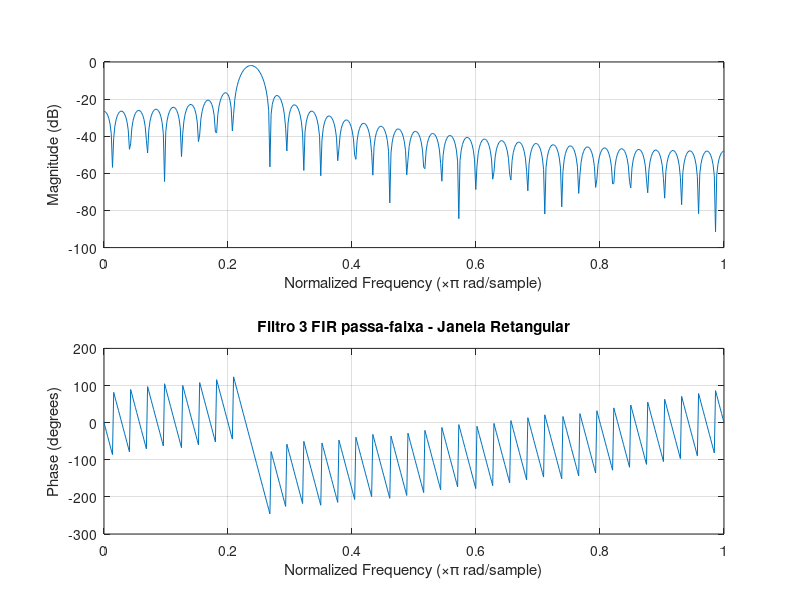
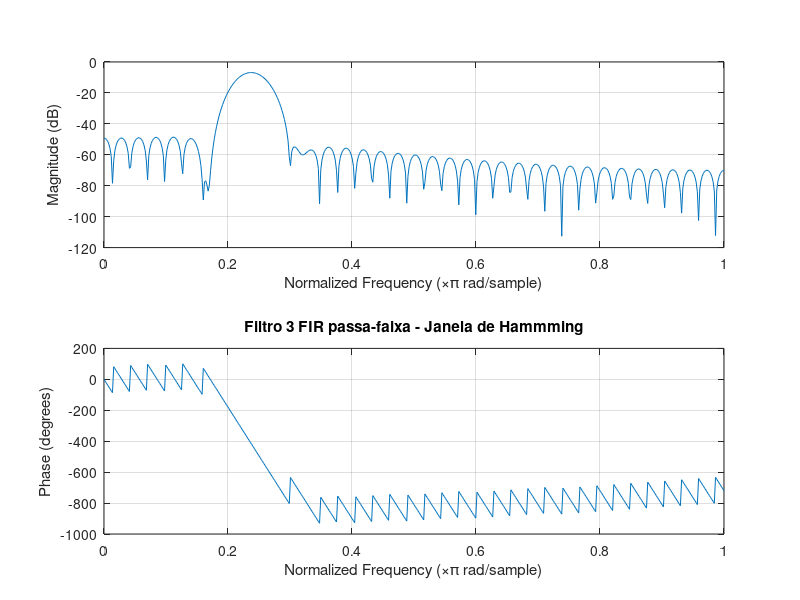
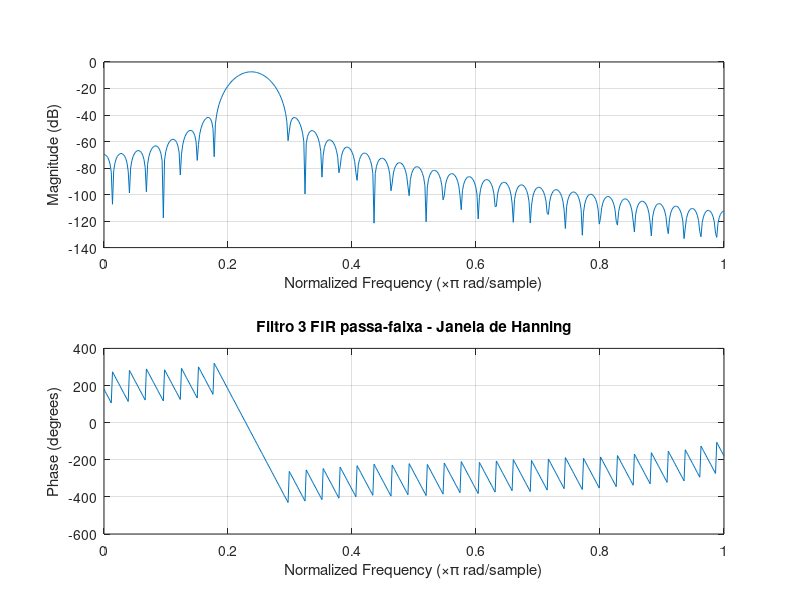
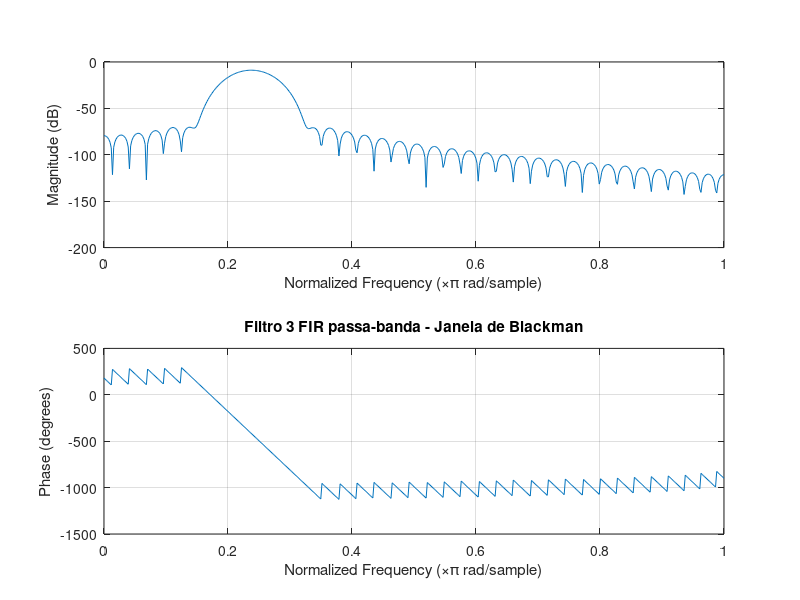

Recreate these plots in MATLAB, in order.
% 4. Crie um sinal de entrada composto de três componentes senoidais, nas frequências 770 Hz, 
% 852 Hz e 941 Hz, com Ωs = 8 kHz. Projete três filtros passa-faixa digitais, o primeiro com 
% frequência central em 770 Hz, o segundo em 852 Hz e o terceiro em 941 Hz. Para o primeiro 
% filtro, as extremidades das faixas de rejeição estão nas frequências 697 e 852; para o 
% segundo, em 770 e 941 Hz; para o terceiro. Em 852 e 1209 Hz. Nos três filtros, a atenuação 
% mínima na faixa de rejeição é 60 dB.

clear all; close all; clc;

%% Sinal
freq1 = 770;
freq2 = 852;
freq3 = 941;

tmin = 0;
tmax = 2;
Fs=8000;
Ts=1/Fs;
L=(tmax-tmin)/Ts;
t=0:Ts:tmax-Ts;
s = sin(2*pi*freq1*t) + sin(2*pi*freq2*t) + sin(2*pi*freq3*t);
S = fft(s);
S = abs(2*S/L);
S = fftshift(S);
freq = Fs*(-(L/2):(L/2)-1)/L;

%% Filtro 3 (passa-faixa 852 e 1209 hz)

M = 71;
Omega_c1 = 900;
Omega_c2 = 1000;
Omega_s = 8000;
wc1 = Omega_c1*2*pi/Omega_s;
wc2 = Omega_c2*2*pi/Omega_s;

%% Resposta ao impulso do filtro ideal h[n]
n = [-1*((M-1)/2):(M-1)/2];
h_n = ((sin(wc2.*n) - sin(wc1.*n))./(pi.*n)); %resposta ao impulso para ≠0
h_n(((M-1)/2)+1) = (wc2 - wc1)/pi; %resposta ao impulso para n=0
w_hamm = 0.54 + 0.46*cos(2*n.*pi/(M));%coeficientes da janela de hamming
w_hann = 0.5 + 0.5*cos(2*n.*pi/(M));%coeficientes da janela de hanning
w_black = 0.42+0.5*cos(2*n.*pi/(M))+0.08*cos(4*n.*pi/(M)); %coeficientes da janela de blackman
h_ret = h_n;
h_hamm = w_hamm.*h_n;
h_hann = w_hann.*h_n;
h_black = w_black.*h_n;
figure
freqz(h_ret,1);
title('Filtro 3 FIR passa-faixa - Janela Retangular')

figure
freqz(h_hamm,1);
title('Filtro 3 FIR passa-faixa - Janela de Hammming')

figure
freqz(h_hann,1);
title('Filtro 3 FIR passa-faixa - Janela de Hanning')

figure
freqz(h_black,1);
title('Filtro 3 FIR passa-banda - Janela de Blackman')


%% Gráficos do sinal
figure
subplot(3,1,1),plot(t,s);
title('Sinal')
xlabel('t')
ylabel('s(t)')
subplot(3,1,2),plot(freq,S)
title('Espectro de Amplitude de s(t)')
xlabel('f (Hz)')
ylabel('|S(f)|')

h_hamm = w_hamm.*h_n;
h_hann = w_hann.*h_n;
h_black = w_black.*h_n;
s_f_h_ret = filter(h_ret,1,s);
S_F_h_ret = fft(s_f_h_ret);
S_F_h_ret = abs(2*S_F_h_ret/L);
S_F_h_ret = fftshift(S_F_h_ret);
subplot(3,1,3),plot(freq,S_F_h_ret)
title('Espectro de Amplitude do sinal Filtrado 3')
xlabel('f (Hz)')
ylabel('|S(f)|')